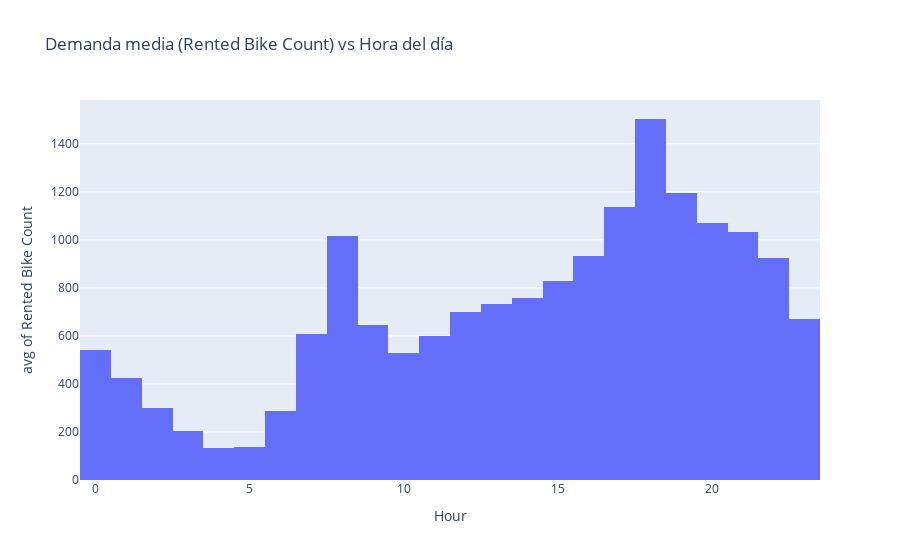

The cell this chart's notebook holds for it:
### Markdown cell above
## 1) “Histograma” Demanda vs Hora del día (demanda media por hora)

Este gráfico resume la demanda a lo largo del día mostrando la **media** de `Rented Bike Count` para cada valor de `Hour`.

### Code cell
fig = px.histogram(
    df,
    x="Hour",
    y="Rented Bike Count",
    histfunc="avg",
    nbins=24,
    title="Demanda media (Rented Bike Count) vs Hora del día"
)
fig.show()

### Figure 1 — Plotly figure (JSON) as saved in the notebook; plotly's stock layout.template omitted (floating-point values rounded to 4 significant figures; data arrays with more than 128 entries replaced by an {"elided": "..."} marker saying what was removed)
{"data": [{"bingroup": "x", "histfunc": "avg", "hovertemplate": "Hour=%{x}<br>avg of Rented Bike Count=%{y}<extra></extra>", "legendgroup": "", "marker": {"color": "#636efa", "pattern": {"shape": ""}}, "name": "", "nbinsx": 24, "orientation": "v", "showlegend": false, "type": "histogram", "x": {"elided": "8760 int values"}, "xaxis": "x", "y": {"elided": "8760 int values"}, "yaxis": "y"}], "layout": {"barmode": "relative", "legend": {"tracegroupgap": 0}, "title": {"text": "Demanda media (Rented Bike Count) vs Hora del día"}, "xaxis": {"anchor": "y", "domain": [0, 1], "title": {"text": "Hour"}}, "yaxis": {"anchor": "x", "domain": [0, 1], "title": {"text": "avg of Rented Bike Count"}}}}
